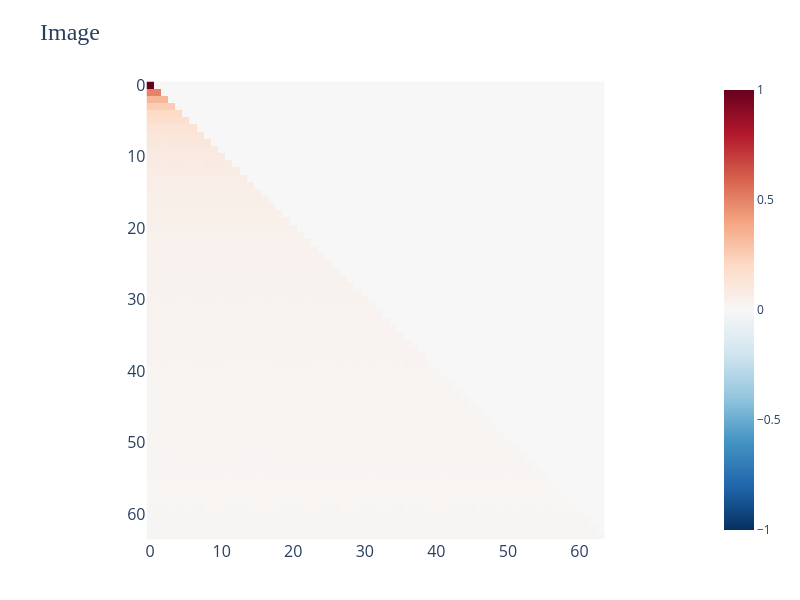

The notebook cell this image was saved under:
### Code cell
# L0
n_layers = 1
for layer_id in range(n_layers):
    # Heads
    for i in range(cfg.n_heads):
        imshow(
            to_numpy(train_cache["attn", layer_id][:, [i], :, :].mean([0, 1])),
            title=f"Layer {layer_id} Attention Pattern {i}",
            height=500,
            width=500,
        )

### Figure 1 — Plotly figure (JSON) as saved in the notebook; plotly's stock layout.template omitted (floating-point values rounded to 4 significant figures; data arrays with more than 128 entries replaced by an {"elided": "..."} marker saying what was removed)
{"data": [{"coloraxis": "coloraxis", "hovertemplate": "x: %{x}<br>y: %{y}<br>color: %{z}<extra></extra>", "name": "0", "type": "heatmap", "xaxis": "x", "yaxis": "y", "z": {"elided": "64x64 float values"}}], "layout": {"coloraxis": {"cmid": 0, "colorscale": [[0, "rgb(5,48,97)"], [0.1, "rgb(33,102,172)"], [0.2, "rgb(67,147,195)"], [0.3, "rgb(146,197,222)"], [0.4, "rgb(209,229,240)"], [0.5, "rgb(247,247,247)"], [0.6, "rgb(253,219,199)"], [0.7, "rgb(244,165,130)"], [0.8, "rgb(214,96,77)"], [0.9, "rgb(178,24,43)"], [1, "rgb(103,0,31)"]]}, "height": 600, "margin": {"b": 50, "l": 50, "r": 50, "t": 80}, "title": {"font": {"family": "Serif", "size": 24}, "text": "Image"}, "width": 800, "xaxis": {"anchor": "y", "constrain": "domain", "domain": [0, 1], "scaleanchor": "y", "tickfont": {"size": 16}, "title": {"font": {"size": 18}, "text": ""}}, "yaxis": {"anchor": "x", "autorange": "reversed", "constrain": "domain", "domain": [0, 1], "tickfont": {"size": 16}, "title": {"font": {"size": 18}, "text": ""}}}}
